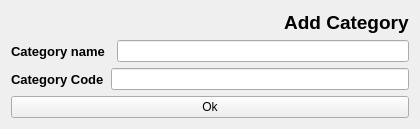
                  <widget class="QWidget" name="page_home">
                   <layout class="QVBoxLayout" name="verticalLayout_10">
                    <item>
                     <layout class="QGridLayout" name="gridLayout_3">
                      <item row="1" column="0">
                       <widget class="QLabel" name="label_2">
                        <property name="maximumSize">
                         <size>
                          <width>16777215</width>
                          <height>80</height>
                         </size>
                        </property>
                        <property name="font">
                         <font>
                          <pointsize>10</pointsize>
                          <weight>75</weight>
                          <bold>true</bold>
                         </font>
                        </property>
                        <property name="text">
                         <string>Category name</string>
                        </property>
                       </widget>
                      </item>
                      <item row="2" column="0">
                       <widget class="QLabel" name="label_3">
                        <property name="maximumSize">
                         <size>
                          <width>16777215</width>
                          <height>80</height>
                         </size>
                        </property>
                        <property name="font">
                         <font>
                          <pointsize>10</pointsize>
                          <weight>75</weight>
                          <bold>true</bold>
                         </font>
                        </property>
                        <property name="text">
                         <string>Category Code</string>
                        </property>
                       </widget>
                      </item>
                      <item row="2" column="1" colspan="2">
                       <widget class="QLineEdit" name="lineEdit_3">
                        <property name="maximumSize">
                         <size>
                          <width>16777215</width>
                          <height>60</height>
                         </size>
                        </property>
                       </widget>
                      </item>
                      <item row="1" column="2">
                       <widget class="QLineEdit" name="lineEdit_2">
                        <property name="maximumSize">
                         <size>
                          <width>16777215</width>
                          <height>50</height>
                         </size>
                        </property>
                       </widget>
                      </item>
                      <item row="0" column="0" colspan="3">
                       <widget class="QLabel" name="label">
                        <property name="maximumSize">
                         <size>
                          <width>16777215</width>
                          <height>70</height>
                         </size>
                        </property>
                        <property name="font">
                         <font>
                          <pointsize>14</pointsize>
                          <weight>75</weight>
                          <bold>true</bold>
                         </font>
                        </property>
                        <property name="layoutDirection">
                         <enum>Qt::RightToLeft</enum>
                        </property>
                        <property name="text">
                         <string>                                                    Add Category</string>
                        </property>
                       </widget>
                      </item>
                      <item row="3" column="0" colspan="3">
                       <widget class="QPushButton" name="pushButton_2">
                        <property name="maximumSize">
                         <size>
                          <width>16777215</width>
                          <height>50</height>
                         </size>
                        </property>
                        <property name="text">
                         <string>Ok</string>
                        </property>
                       </widget>
                      </item>
                     </layout>
                    </item>
                   </layout>
                  </widget>
